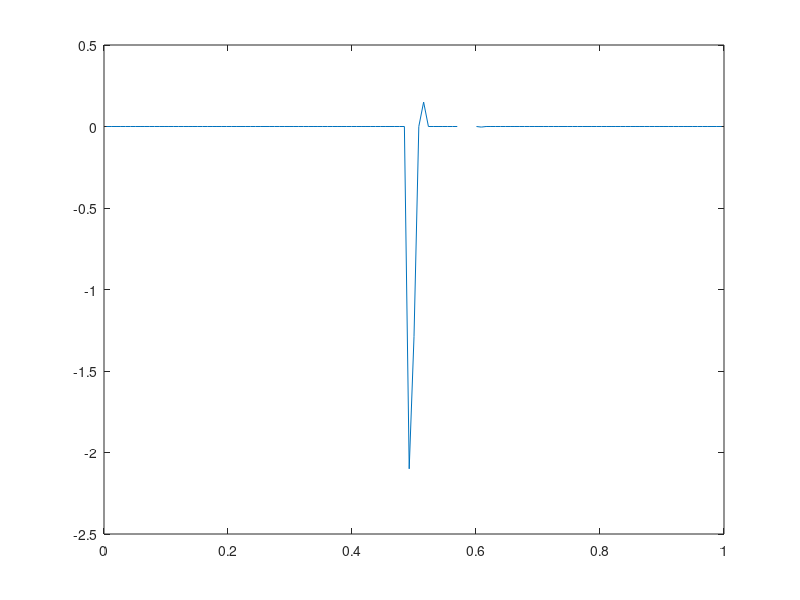

Reproduce this figure in MATLAB.
% Bussing thesis - Chapter 6 - Reacting flow plots
% Essentially euler equations (2.39) with reaction source

close all;
clear;
clc;

%% Properties - Table 6-1
p_inf               = 6.6e4;            
T_inf               = 1200;             
M_inf               = 6;              
HfO2                = 0;
HfO                 = 1e5;
% HfO                 = 0;
L                   = 0.213;
n_grid              = 129;
CFL                 = 0.9;
% Species source
A                   = 2e6;
B                   = -1;
C                   = 80;

k                   = @(T) A*T.^(-B).*exp(-C./T);

wO2                 = 0.032;
wO                  = 0.016;
RO2                 = 8.314/wO2;
RO                  = 8.314/wO;
gammaO2             = 7/5;
gammaO              = 5/3;

cvO2                = RO2/(gammaO2 - 1);
cpO2                = cvO2*gammaO2;
cvO                 = RO/(gammaO - 1);
cpO                 = cvO*gammaO;

rho_inf = (p_inf/(RO2*T_inf));
u_inf = M_inf*sqrt(gammaO2*RO2*T_inf);
%% Pre processing
% Grid
x = linspace(0,L,n_grid+1);
x = (x(2:end)+x(1:end-1))/2;
dx = x(2) - x(1);
% Area distribution
Amax = 1;
Amin = 0.0325;
%A = @(x) Amin + (Amax - Amin)*(1 - sin(pi*x/L));
A = @(x) (4*(Amax-Amin)*(x/L).*(x/L) - 4*(Amax-Amin)*(x/L) + Amax);

% Weighted average of cv
cv_ = @(yO2,yO) (cvO2*yO2 + cvO*yO);
cp_ = @(yO2,yO) (cpO2*yO2 + cpO*yO);

% Define the initial conditions
u = u_inf*ones(1,n_grid);
T = T_inf*ones(1,n_grid);
p = p_inf*ones(1,n_grid);
rho = rho_inf*ones(1,n_grid);
YO2 = ones(1,n_grid);
YO = zeros(1,n_grid);

diff = 1;
t = 0;

while (diff > 1e-5)
    % Guess a value of dt based on intial velocity
    dt = min((CFL*dx/max(u)),100);
    t = t + dt;
    T = T - T_inf;
    % Array of cvs
    cv = ones(1,length(YO)).*cv_(YO2,YO);
    cp = ones(1,length(YO)).*cp_(YO2,YO);
    
    dFdx = zeros(4,n_grid);
    
    dFdx(1,2:end-1) = (rho(2:end-1).*u(2:end-1).*A(0.5*(x(2:end-1)+x(3:end))) - ...
                      rho(1:end-2).*u(1:end-2).*A(0.5*(x(2:end-1)+x(1:end-2))))/dx;
    dFdx(1,1) = (rho(1)*u(1)*A((x(1)+x(2))*0.5) - rho_inf*u_inf*A(0))/dx;
    dFdx(1,end) = (rho(end)*u(end)*A(L) - rho(end-1)*u(end-1)*A((x(end)+x(end-1))*0.5))/dx;
    
    dFdx(2,2:end-1) = ((rho(2:end-1).*u(2:end-1).*u(2:end-1) + p(2:end-1)).*A(0.5*(x(2:end-1)+x(3:end))) - ...
                      (rho(1:end-2).*u(1:end-2).*u(1:end-2) + p(1:end-2)).*A(0.5*(x(2:end-1)+x(1:end-2))))/dx;
    dFdx(2,1) = ((rho(1)*u(1)*u(1) + p(1))*A(0.5*(x(1)+x(2))) - (rho_inf*u_inf*u_inf + p_inf)*A(0))/dx;
    dFdx(2,end) = ((rho(end)*u(end)*u(end) + p(end))*A(L) - (rho(end-1)*u(end-1)*u(end-1) + p(end-1))*A(0.5*(x(end)+x(end-1))))/dx;
    
    dFdx(3,2:end-1) = (rho(2:end-1).*u(2:end-1).*(cp(2:end-1).*T(2:end-1)+0.5*u(2:end-1).*u(2:end-1)+HfO*YO(2:end-1)+HfO2*YO2(2:end-1)).*A(0.5*(x(2:end-1)+x(3:end))) - ...
                      rho(1:end-2).*u(1:end-2).*(cp(1:end-2).*T(1:end-2)+0.5*u(1:end-2).*u(1:end-2)+HfO*YO(1:end-2)+HfO2*YO2(1:end-2)).*A(0.5*(x(2:end-1)+x(1:end-2))))/dx;
    dFdx(3,1) = (rho(1)*u(1)*(cp(1)*T(1)+0.5*u(1)*u(1)+HfO*YO(1)+HfO2*YO2(1))*A(0.5*(x(1)+x(2))) - rho_inf*u_inf*(cv_(1,0)*(T_inf-T_inf)+0.5*u_inf*u_inf+HfO*0+HfO2*1)*A(0))/dx;
    dFdx(3,end) = (rho(end)*u(end)*(cp(end)*T(end)+0.5*u(end)*u(end)+HfO*YO(end)+HfO2*YO2(end))*A(L) - rho(end-1)*u(end-1)*(cp(end-1)*T(end-1)+0.5*u(end-1)*u(end-1)+HfO*YO(end-1)+HfO2*YO2(end-1))*A(0.5*(x(end)+x(end-1))))/dx;
    
    dFdx(4,2:end-1) = ((rho(2:end-1).*u(2:end-1).*YO2(2:end-1)).*A(0.5*(x(2:end-1)+x(3:end))) - ...
                      (rho(1:end-2).*u(1:end-2).*YO2(1:end-2)).*A(0.5*(x(2:end-1)+x(1:end-2))))/dx;
    dFdx(4,1) = (rho(1)*u(1)*YO2(1)*A((x(1)+x(2))*0.5) - rho_inf*u_inf*1*A(0))/dx;
    dFdx(4,end) = (rho(end)*u(end)*YO2(end)*A(L) - rho(end-1)*u(end-1)*YO2(end-1)*A((x(end)+x(end-1))*0.5))/dx;
    
    H = zeros(4,n_grid);
    H(2,2:end-1) = -p(2:end-1).*((A(0.5*(x(2:end-1)+x(3:end)))-A(0.5*(x(2:end-1)+x(1:end-2))))/dx);
    H(2,1) = -p(1)*((A(x(1))-A(0))/(dx/2));
    H(2,end) = -p(end)*((A(L)-A(x(end)))/(dx/2));
    H(4,:) = -(k(T+T_inf).*YO2)*wO2;
    
    Uold = zeros(4,n_grid);
    Uold(1,:) = rho.*A(x);
    Uold(2,:) = rho.*u.*A(x);
    Uold(3,:) = rho.*A(x).*(cv_(YO2,YO).*T + 0.5*u.*u + HfO2*YO2 + HfO*YO);
    Uold(4,:) = rho.*YO2.*A(x);
    
    
    % Pure explicit
    Unew = Uold - dt*(dFdx + H);
    rho = Unew(1,:)./A(x);
    u = Unew(2,:)./(rho.*A(x));
    YO2 = Unew(4,:)./(rho.*A(x));
    YO = 1 - YO2;
    
    T = (Unew(3,:)./(rho.*A(x)) - 0.5*u.*u - HfO2*YO2 - HfO*YO)./cv_(YO2,YO);
    T = T + T_inf;
    
    temp = ((rho).*(T).*(RO2*YO2 + RO*YO));
    diff = norm(p-temp);
    disp(diff);
    
    p = temp;
    M = u./sqrt(T.*(gammaO2*RO2*YO2 + RO*gammaO*YO));
   
    plot(x/L,M);
    pause(0.000001);
end

